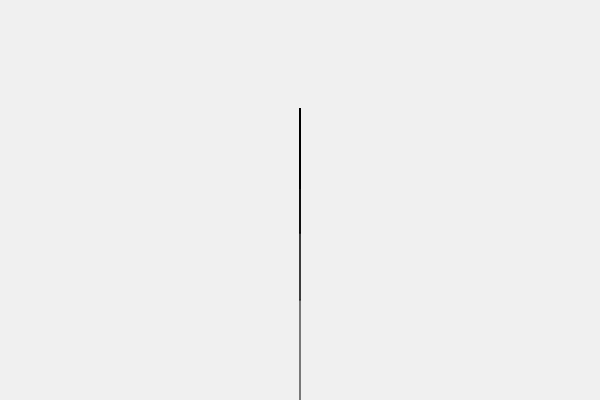
Frame 1 (no input)
Frame 60 (no input): identical to frame 1, image omitted
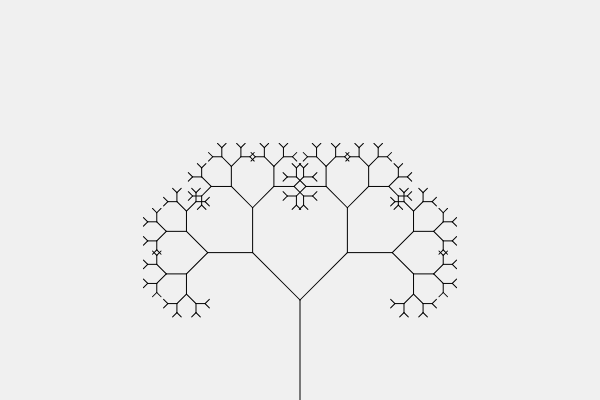
Frame 120 (the mouse pressed at the canvas centre since frame 60)

The p5.js sketch that drew these frames (run headless with seeded random() and noise() and a simulated clock; from frame 60 on, the mouse is pressed at the canvas centre):

// p5.js sketch
// ── sketch.js
function setup() { 
createCanvas(600, 400); 
} 
function draw() { 
background(240); 
translate(width/2, height); 
let ang = map(mouseX, 0, width, 0, PI/2); 
ramaInteractiva(100, ang); 
} 
function ramaInteractiva(len, ang) { 
line(0, 0, 0, -len); 
translate(0, -len); 
if (len > 8) { 
push(); 
rotate(ang); 
ramaInteractiva(len * 0.67, ang); 
pop(); 
push(); 
rotate(-ang); 
ramaInteractiva(len * 0.67, ang); 
pop(); 
} 
}
